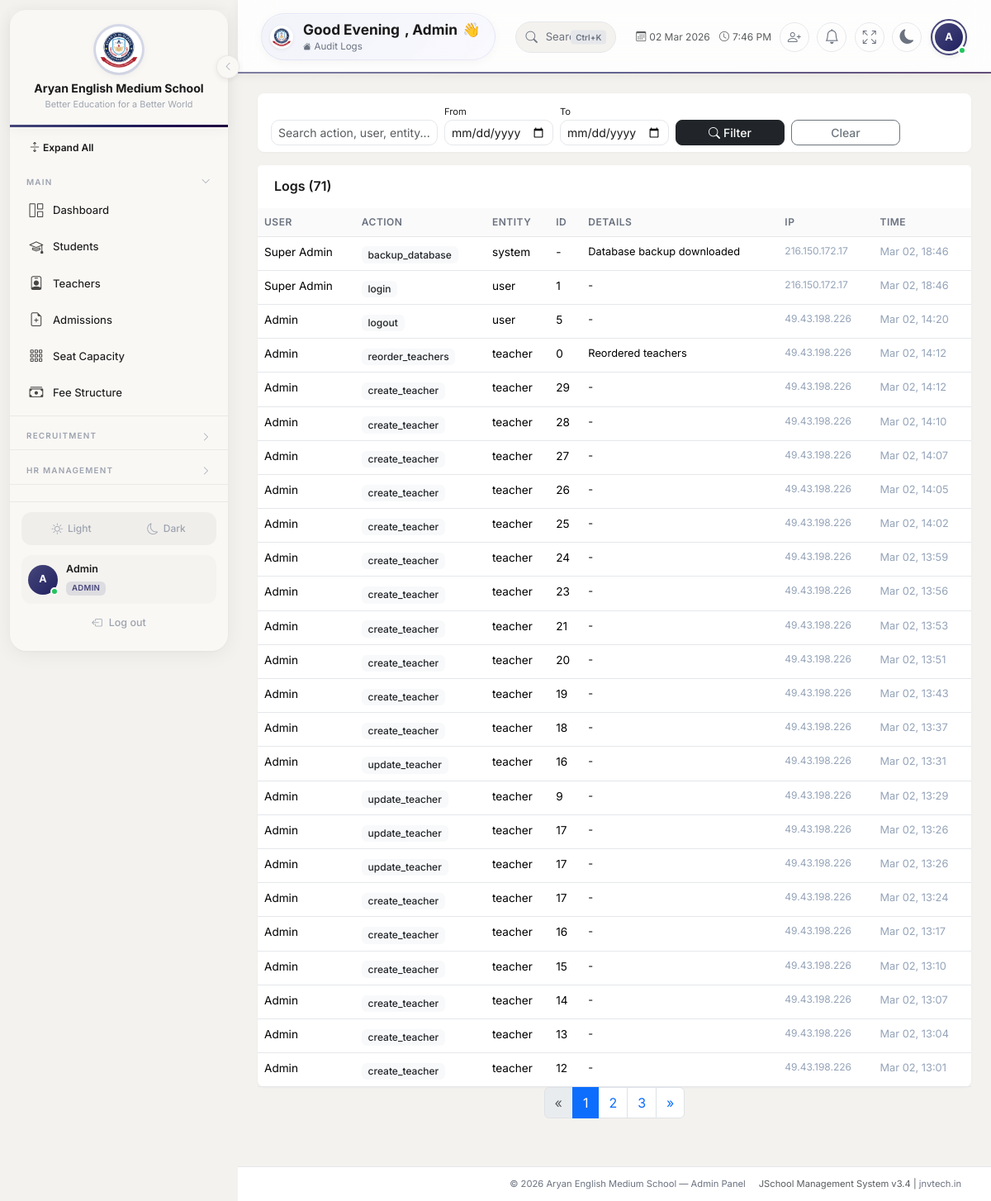
The app's page /admin/audit-logs.php (signed in) with its own data.
### tables this page shows
CREATE TABLE `audit_logs` (
  `id` int(10) unsigned NOT NULL AUTO_INCREMENT,
  `user_id` int(10) unsigned DEFAULT NULL,
  `action` varchar(100) NOT NULL,
  `entity_type` varchar(50) DEFAULT NULL,
  `entity_id` int(10) unsigned DEFAULT NULL,
  `details` text DEFAULT NULL,
  `ip_address` varchar(45) DEFAULT NULL,
  `created_at` datetime NOT NULL DEFAULT current_timestamp(),
  PRIMARY KEY (`id`),
  KEY `user_id` (`user_id`),
  KEY `idx_action` (`action`),
  KEY `idx_created` (`created_at`),
  CONSTRAINT `fk_audit_user` FOREIGN KEY (`user_id`) REFERENCES `users` (`id`) ON DELETE SET NULL
);

CREATE TABLE `users` (
  `id` int(10) unsigned NOT NULL AUTO_INCREMENT,
  `name` varchar(100) NOT NULL,
  `email` varchar(191) NOT NULL,
  `password` varchar(255) NOT NULL,
  `role` enum('super_admin','admin','teacher','office') NOT NULL DEFAULT 'teacher',
  `phone` varchar(20) DEFAULT NULL,
  `avatar` varchar(255) DEFAULT NULL,
  `is_active` tinyint(1) NOT NULL DEFAULT 1,
  `reset_token` varchar(64) DEFAULT NULL,
  `reset_expires` datetime DEFAULT NULL,
  `last_login` datetime DEFAULT NULL,
  `created_at` datetime NOT NULL DEFAULT current_timestamp(),
  `updated_at` datetime NOT NULL DEFAULT current_timestamp() ON UPDATE current_timestamp(),
  PRIMARY KEY (`id`),
  UNIQUE KEY `email` (`email`)
);

### admin/audit-logs.php (the view, shortened to what this page needs)
<?php
require_once __DIR__ . '/../includes/auth.php';
$db = getDB();
$search = trim($_GET['search'] ?? '');
$dateFrom = $_GET['from'] ?? '';
$dateTo = $_GET['to'] ?? '';
$page = max(1, (int)($_GET['page'] ?? 1));
$where = []; $params = [];
$whereStr = $where ? 'WHERE '.implode(' AND ', $where) : '';
$total = $db->prepare("SELECT COUNT(*) FROM audit_logs a LEFT JOIN users u ON a.user_id=u.id $whereStr"); $total->execute($params); $total = $total->fetchColumn();
$p = paginate($total, 25, $page);
$stmt = $db->prepare("SELECT a.*, u.name as user_name FROM audit_logs a LEFT JOIN users u ON a.user_id=u.id $whereStr ORDER BY a.created_at DESC LIMIT {$p['per_page']} OFFSET {$p['offset']}");
$stmt->execute($params); $logs = $stmt->fetchAll();
require_once __DIR__ . '/../includes/header.php';
?>
<div class="card border-0 rounded-3 mb-3">
    <div class="card-body py-2">
        <form class="row g-2 align-items-end" method="GET">
            <div class="col-md-3"><input type="text" name="search" class="form-control form-control-sm" placeholder="Search action, user, entity..." value="<?= e($search) ?>"></div>
            <div class="col-md-2"><label class="form-label mb-0" style="font-size:.7rem">From</label><input type="date" name="from" class="form-control form-control-sm" value="<?= e($dateFrom) ?>"></div>
            <div class="col-md-2"><label class="form-label mb-0" style="font-size:.7rem">To</label><input type="date" name="to" class="form-control form-control-sm" value="<?= e($dateTo) ?>"></div>
            <div class="col-md-2"><button class="btn btn-sm btn-dark w-100"><i class="bi bi-search me-1"></i>Filter</button></div>
            <div class="col-md-2"><a href="/admin/audit-logs.php" class="btn btn-sm btn-outline-secondary w-100">Clear</a></div>
        </form>
    </div>
</div>
<div class="card border-0 rounded-3">
    <div class="card-header bg-white border-0 d-flex justify-content-between align-items-center">
        <h6 class="fw-semibold mb-0">Logs (<?= $total ?>)</h6>
    </div>
    <div class="card-body p-0">
        <div class="table-responsive">
            <table class="table table-hover mb-0">
                <thead class="table-light"><tr><th>User</th><th>Action</th><th>Entity</th><th>ID</th><th>Details</th><th>IP</th><th>Time</th></tr></thead>
                <tbody>
                <?php if (empty($logs)): ?>
                    <tr><td colspan="7" class="text-center text-muted py-4">No logs found</td></tr>
                <?php else: foreach ($logs as $l): ?>
                    <tr>
                        <td style="font-size:.85rem"><?= e($l['user_name'] ?? 'System') ?></td>
                        <td><span class="badge bg-light text-dark"><?= e($l['action']) ?></span></td>
                        <td style="font-size:.85rem"><?= e($l['entity_type'] ?? '-') ?></td>
                        <td style="font-size:.85rem"><?= e($l['entity_id'] ?? '-') ?></td>
                        <td style="font-size:.8rem;max-width:200px" class="text-truncate"><?= e($l['details'] ?? '-') ?></td>
                        <td style="font-size:.75rem;color:#94a3b8"><?= e($l['ip_address'] ?? '-') ?></td>
                        <td style="font-size:.8rem;color:#94a3b8"><?= date('M d, H:i', strtotime($l['created_at'])) ?></td>
                    </tr>
                <?php endforeach; endif; ?>
                </tbody>
            </table>
        </div>
    </div>
</div>
<?= paginationHtml($p, '/admin/audit-logs.php?'.http_build_query(array_filter(['search'=>$search,'from'=>$dateFrom,'to'=>$dateTo]))) ?>
<?php require_once __DIR__ . '/../includes/footer.php'; ?>

### records on screen
audit_logs: user.name "Super Admin", action "backup_database", entity_type "system", entity "-", details "Database backup downloaded", ip_address "216.150.172.17", created_at "Mar 02, 18:46"
audit_logs: user.name "Super Admin", action "login", entity_type "user", entity "1", details "-", ip_address "216.150.172.17", created_at "Mar 02, 18:46"
audit_logs: user.name "Admin", action "logout", entity_type "user", entity "5", details "-", ip_address "49.43.198.226", created_at "Mar 02, 14:20"
audit_logs: user.name "Admin", action "reorder_teachers", entity_type "teacher", entity "0", details "Reordered teachers", ip_address "49.43.198.226", created_at "Mar 02, 14:12"
audit_logs: user.name "Admin", action "create_teacher", entity_type "teacher", entity "29", details "-", ip_address "49.43.198.226", created_at "Mar 02, 14:12"
audit_logs: user.name "Admin", action "create_teacher", entity_type "teacher", entity "28", details "-", ip_address "49.43.198.226", created_at "Mar 02, 14:10"
audit_logs: user.name "Admin", action "create_teacher", entity_type "teacher", entity "27", details "-", ip_address "49.43.198.226", created_at "Mar 02, 14:07"
audit_logs: user.name "Admin", action "create_teacher", entity_type "teacher", entity "26", details "-", ip_address "49.43.198.226", created_at "Mar 02, 14:05"
audit_logs: user.name "Admin", action "create_teacher", entity_type "teacher", entity "25", details "-", ip_address "49.43.198.226", created_at "Mar 02, 14:02"
audit_logs: user.name "Admin", action "create_teacher", entity_type "teacher", entity "24", details "-", ip_address "49.43.198.226", created_at "Mar 02, 13:59"
audit_logs: user.name "Admin", action "create_teacher", entity_type "teacher", entity "23", details "-", ip_address "49.43.198.226", created_at "Mar 02, 13:56"
audit_logs: user.name "Admin", action "create_teacher", entity_type "teacher", entity "21", details "-", ip_address "49.43.198.226", created_at "Mar 02, 13:53"
audit_logs: user.name "Admin", action "create_teacher", entity_type "teacher", entity "20", details "-", ip_address "49.43.198.226", created_at "Mar 02, 13:51"
audit_logs: user.name "Admin", action "create_teacher", entity_type "teacher", entity "19", details "-", ip_address "49.43.198.226", created_at "Mar 02, 13:43"
audit_logs: user.name "Admin", action "create_teacher", entity_type "teacher", entity "18", details "-", ip_address "49.43.198.226", created_at "Mar 02, 13:37"
audit_logs: user.name "Admin", action "update_teacher", entity_type "teacher", entity "16", details "-", ip_address "49.43.198.226", created_at "Mar 02, 13:31"
audit_logs: user.name "Admin", action "update_teacher", entity_type "teacher", entity "9", details "-", ip_address "49.43.198.226", created_at "Mar 02, 13:29"
audit_logs: user.name "Admin", action "update_teacher", entity_type "teacher", entity "17", details "-", ip_address "49.43.198.226", created_at "Mar 02, 13:26"
audit_logs: user.name "Admin", action "update_teacher", entity_type "teacher", entity "17", details "-", ip_address "49.43.198.226", created_at "Mar 02, 13:26"
audit_logs: user.name "Admin", action "create_teacher", entity_type "teacher", entity "17", details "-", ip_address "49.43.198.226", created_at "Mar 02, 13:24"
audit_logs: user.name "Admin", action "create_teacher", entity_type "teacher", entity "16", details "-", ip_address "49.43.198.226", created_at "Mar 02, 13:17"
audit_logs: user.name "Admin", action "create_teacher", entity_type "teacher", entity "15", details "-", ip_address "49.43.198.226", created_at "Mar 02, 13:10"
audit_logs: user.name "Admin", action "create_teacher", entity_type "teacher", entity "14", details "-", ip_address "49.43.198.226", created_at "Mar 02, 13:07"
audit_logs: user.name "Admin", action "create_teacher", entity_type "teacher", entity "13", details "-", ip_address "49.43.198.226", created_at "Mar 02, 13:04"
audit_logs: user.name "Admin", action "create_teacher", entity_type "teacher", entity "12", details "-", ip_address "49.43.198.226", created_at "Mar 02, 13:01"

### other values on screen
$schoolName "Aryan English Medium School"
$schoolTagline "Better Education for a Better World"
$_userInitials "A"
$_userName "Admin"
$_roleLabel "ADMIN"
explode(' ', $_userName)[0] "Admin"
$pageTitle "Audit Logs"
$total "71"
$_footerSchoolName "Aryan English Medium School"
